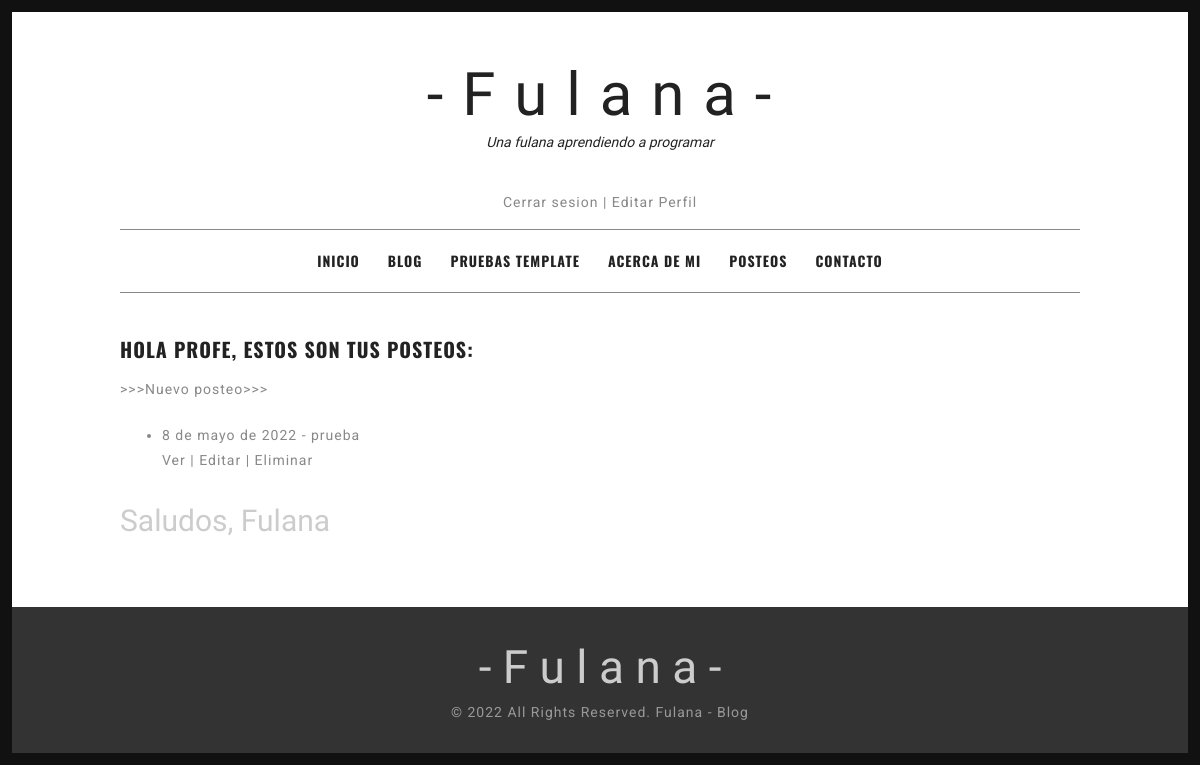
Before: /AppFulana/TodosMisPosteos/ (signed in) with the older database file.
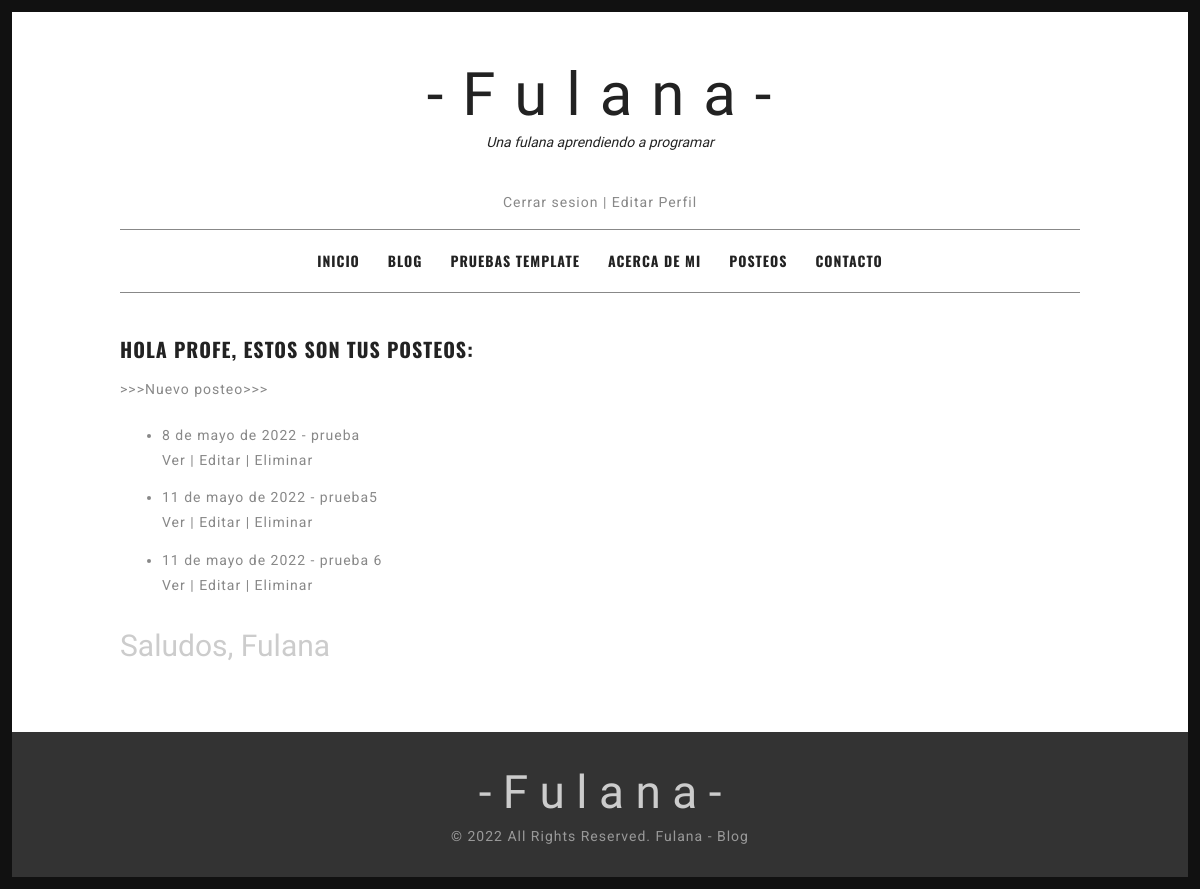
After: the same page with the newer database file.
### AppFulana/models.py (models this page shows, shortened)
class Posteo (models.Model):
    fechaPosteo = models.DateField()
    tituloPosteo = models.CharField(max_length=130)
    autorPosteo = models.ForeignKey(User, on_delete=models.CASCADE)
    bodyPosteo = models.TextField()
    class Meta:
        verbose_name = "Posteo"
        verbose_name_plural = "Posteos"

### AppFulana/views.py (the view)
# urls.py: path('TodosMisPosteos/', views.TodosMisPosteos.as_view(), name='TodosMisPosteos'),
class TodosMisPosteos (LoginRequiredMixin, ListView):
    model = Posteo
    template_name = "AppFulana/todosMisPosteos.html"
    def get_queryset(self):
        return Posteo.objects.filter(autorPosteo=self.request.user)

### AppFulana/templates/AppFulana/todosMisPosteos.html (shortened to what this page needs)
{% extends "AppFulana/padre.html" %}
{% load static %}
{% block contenidoModificable %}
<div id="content" class="site-content">
    <div id="primary" class="content-area column full">
        <main id="main" class="site-main">
        <article class="hentry">
        <header class="entry-header">
        <h1 class="entry-title">HOLA {{user}}, ESTOS SON TUS POSTEOS: </h1>
        </header>
        <div class="entry-content">
        <p><a href="{% url 'NuevoPosteo' %}">>>>Nuevo posteo>>></a></p>
        <p>
            {%if user %}
            <ul>{%for posteo in object_list%}
                <li>
                <p>{{posteo.fechaPosteo}} - {{posteo.tituloPosteo}}<br>
                    <a href="{% url 'PostIndividual' posteo.id %}">Ver</a> |
                    <a href="{% url 'Editar' posteo.id %}">Editar</a> |
                    <a href="{% url 'Eliminar' posteo.id %}">Eliminar</a>
                </p>
                </li>
                {%endfor%}
            {%endif%}
            </ul>
        </p>
        <h2 style="font-family: 'Herr Von Muellerhoff';color:#ccc;font-weight:300;">Saludos, Fulana</h2>
        </div>
        </article>
        </main>
    </div>
</div>
</div>
{% endblock %}

Changed rows visible on the page:
added Posteo: fechaPosteo "11 de mayo de 2022", tituloPosteo "prueba5"
added Posteo: fechaPosteo "11 de mayo de 2022", tituloPosteo "prueba 6"
